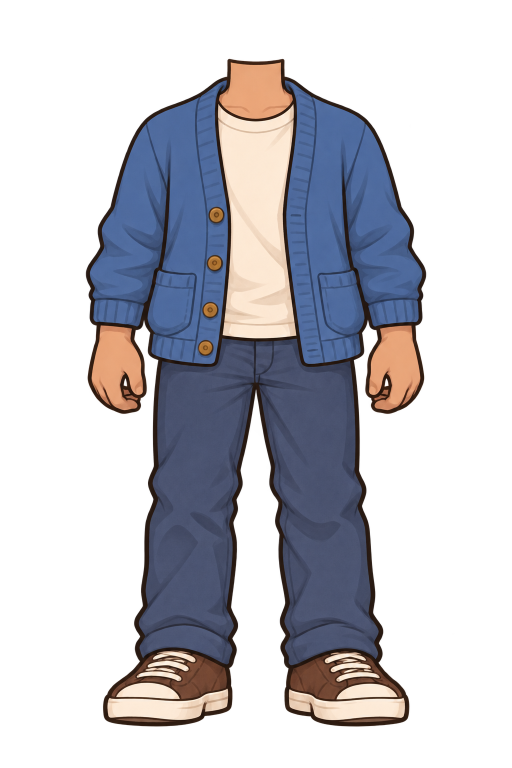
#> input picture graphics/production/walk/sources/cardigan-idle-v10/down-raw.png, 1024 x 1536 px (shown at 1/2 size)
$ python -i audit-walk-rerender-v6.py   (imports and definitions only)
#> lines starting #> are read from the running program, lines starting #| are printed output that depends on the picture; after the words box and inside, x2 and y2 are one past the last pixel; in counts of white or black regions, pixels touching at a corner belong together
#> further down, picture is the input picture: PIL image 1024x1536 RGBA; mean R, G, B, A 54.1, 51.7, 58.3, 99.7
"""Register fresh v6 sheets using a single similarity transform; never repaint.

Raw generated PNGs are immutable. This command stages registered candidates and
reports failures; it deliberately cannot promote candidates into the live atlas.
Review composites are evidence only and are never used as art sources.
"""
from pathlib import Path
import json, hashlib, itertools, argparse
import numpy as np
from PIL import Image, ImageDraw

ROOT = Path(__file__).resolve().parents[1]
W = ROOT / 'graphics/production/walk'
SRC = W / 'sources/rerender-v6'
OUT = ROOT / 'review/custom-walk-rerender-v6'
STAGE = SRC / 'registered'
BG = '#e9e6dc'

def binary_erosion(mask):
    padded=np.pad(mask,1)
    return np.logical_and.reduce([padded[y:y+mask.shape[0],x:x+mask.shape[1]]
                                  for y in range(3) for x in range(3)])

def read(path):
    return json.loads(path.read_text(encoding='utf-8-sig'))

def write(path, data):
    path.parent.mkdir(parents=True, exist_ok=True)
    path.write_text(json.dumps(data, indent=2)+'\n', encoding='utf-8', newline='\n')

def sha(path):
    return hashlib.sha256(path.read_bytes()).hexdigest()

def bbox(im):
    return im.getchannel('A').point(lambda p: 255 if p > 100 else 0).getbbox()

# [49 lines left out: functions sheet_columns, component_areas, fit, not called in this run]

def normalized(im):
    c = im.crop(bbox(im))
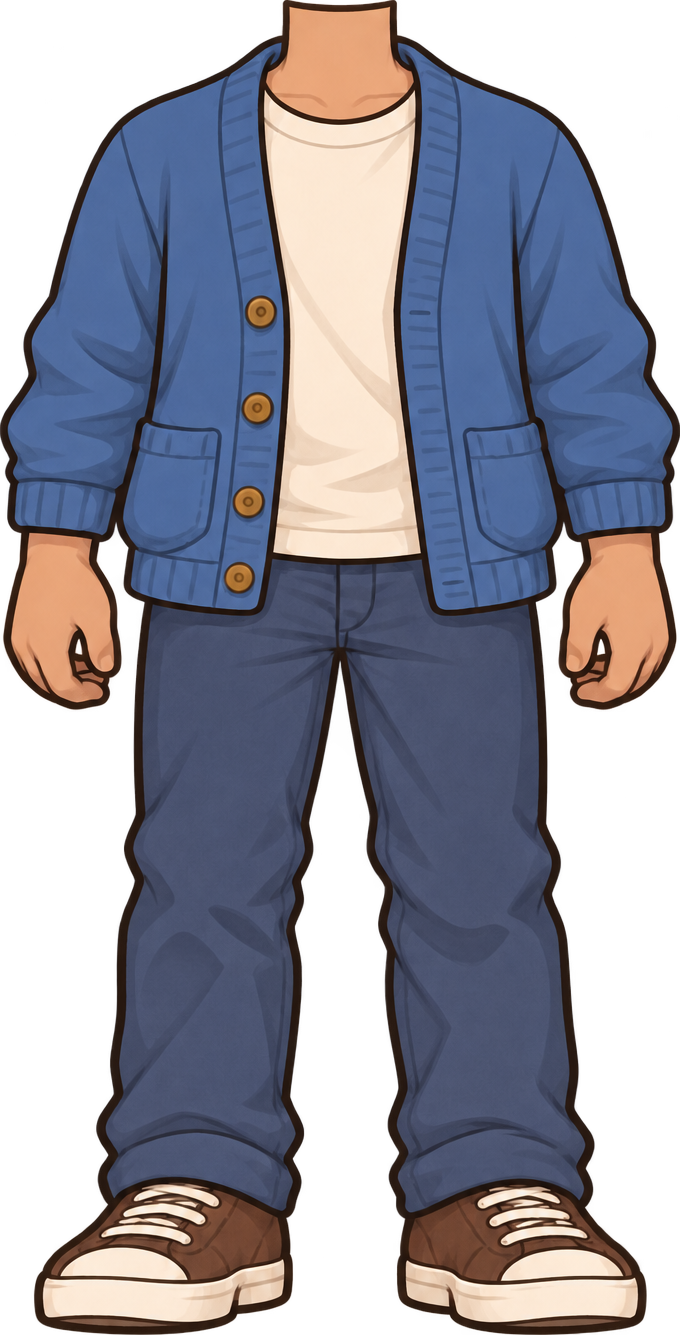
#> c: PIL image 680x1335 RGBA; mean R, G, B, A 82.2, 80.8, 93.2, 172.8; transparent parts drawn white
    return c.convert('RGBa').resize((max(1,round(c.width*240/c.height)),240),
                                  Image.Resampling.LANCZOS).convert('RGBA')

# [79 lines left out: functions lab, garment_colors, means, palette, not called in this run]

def ink(im):
    a=np.array(normalized(im)); solid=a[:,:,3]>160
#> after `solid = a[:, :, 3] > 160`:
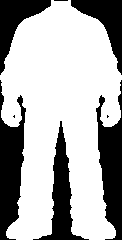
#> solid: shape (240, 122) bool; 67.8% white; 8 black regions (3 under 20 px), largest, box (x1, y1, x2, y2) and area: (0, 80, 26, 240) 2422, (96, 80, 122, 240) 2326, (33, 121, 89, 240) 1811, (71, 0, 122, 75) 1417, (0, 0, 51, 75) 1416
    edge=solid & ~binary_erosion(solid)
#> in binary_erosion, `padded=np.pad(mask,1)`: padded: shape (242, 124) bool; 66.2% white; 3 black regions (2 under 20 px), largest, box (x1, y1, x2, y2) and area: (0, 0, 124, 242) 10134
#> in binary_erosion, `return np.logical_and.reduce([padded[y:y+mask.shape[0],x:x+mask.shape[..`:
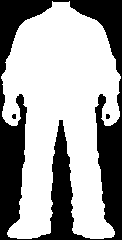
#> returned value: shape (240, 122) bool; 63.4% white; 3 black regions (2 under 20 px), largest, box (x1, y1, x2, y2) and area: (0, 0, 122, 240) 10674
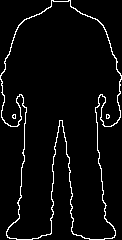
#> edge: shape (240, 122) bool; 4.4% white in thin lines or dots
    inner=solid.copy()
    for _ in range(5): inner=binary_erosion(inner)
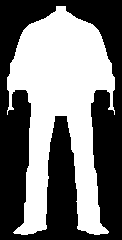
#> inner: shape (240, 122) bool; 46.8% white; 1 white region, box (x1, y1, x2, y2) and area: (7, 6, 115, 235) 13693
    rgb=a[:,:,:3].astype(float); dark=rgb.max(2)<70
#> after `rgb = a[:, :, :3].astype(float)`:
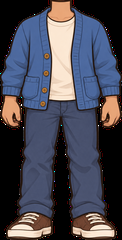
#> rgb: shape (240, 122, 3) float64; mean R, G, B 71.1, 70.9, 83.1
#> after `dark = rgb.max(2) < 70`:
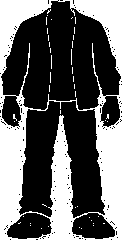
#> dark: shape (240, 122) bool; 38.2% white; 45 white regions (44 under 20 px), largest, box (x1, y1, x2, y2) and area: (0, 0, 122, 240) 10995
    thickness=float((dark & solid & ~inner).sum()/max(1,edge.sum()))
#> thickness = 1.18
    black=float(((rgb.max(2)<=20)&edge).sum()/max(1,edge.sum()))
#> black = 0
    return thickness,black

# [117 lines left out: functions cream_at_neck, leading_foot_offset, tile, main, not called in this run]

# [1 line not run here, left out]

>>> from PIL import Image
>>> picture = Image.open('../graphics/production/walk/sources/cardigan-idle-v10/down-raw.png')
>>> result = ink(picture)
#> result = (1.18, 0)

$ run again, on graphics/production/walk/sources/cardigan-idle-v9/down-raw.png
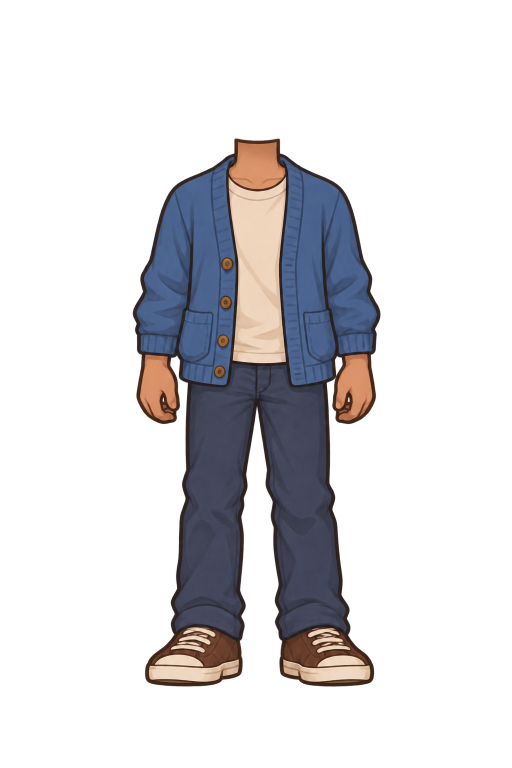
#> input picture graphics/production/walk/sources/cardigan-idle-v9/down-raw.png, 1024 x 1536 px (shown at 1/2 size)
#> picture is the input picture: PIL image 1024x1536 RGBA; mean R, G, B, A 33.6, 30.6, 33.2, 59.1
#> in ink, `solid = a[:, :, 3] > 160`:
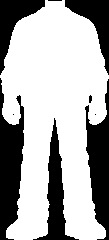
#> solid: shape (240, 109) bool; 67.1% white; 9 black regions (3 under 20 px), largest, box (x1, y1, x2, y2) and area: (0, 78, 24, 240) 2436, (85, 79, 109, 240) 2130, (33, 118, 79, 240) 1579, (0, 0, 45, 75) 1222, (65, 0, 109, 75) 1198, (89, 95, 92, 103) 20
#> padded: shape (242, 111) bool; 65.4% white; 4 black regions (2 under 20 px), largest, box (x1, y1, x2, y2) and area: (0, 0, 111, 242) 9281, (90, 96, 93, 104) 20
#> edge: shape (240, 109) bool; 4.7% white in thin lines or dots
#> in ink, `dark = rgb.max(2) < 70`:
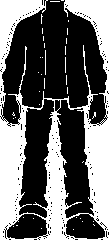
#> dark: shape (240, 109) bool; 39.9% white; 38 white regions (36 under 20 px), largest, box (x1, y1, x2, y2) and area: (0, 0, 109, 240) 10266, (45, 50, 46, 75) 25
#> thickness = 1.43
#> black = 0
#> result = (1.43, 0)
